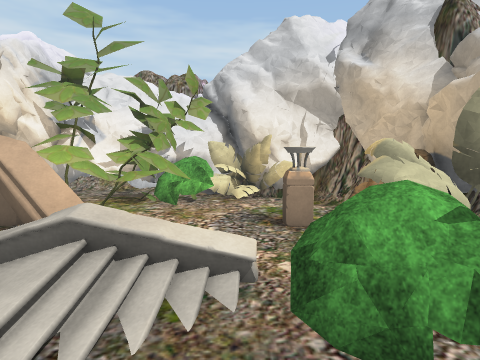
view 1 (above)

12 first-person views from a walk through a Unity game level. The camera is 1.3 m above the floor, tilts 6° down and sees 75° across. The floor is counted in squares, 1 m on a side. Each view is taken from the middle of a square. On the plan, view 1 faces up. The plan holds only what a view shows up to about 14 squares ahead; the rest is blank. The place goes on beyond the plan. Some surface patterns are stand-ins.

view 2
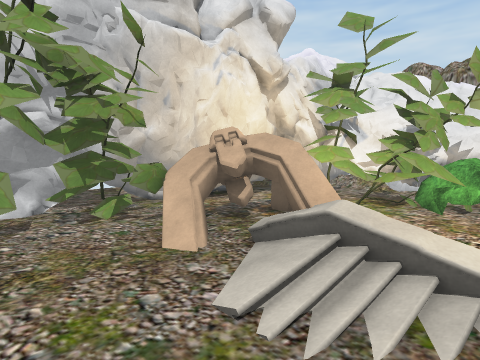

view 3
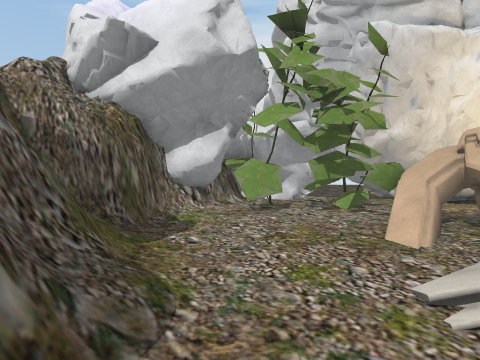

view 4
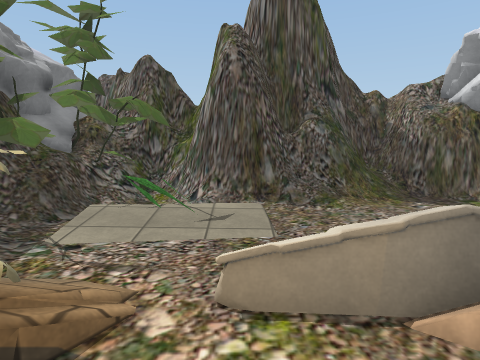

view 5
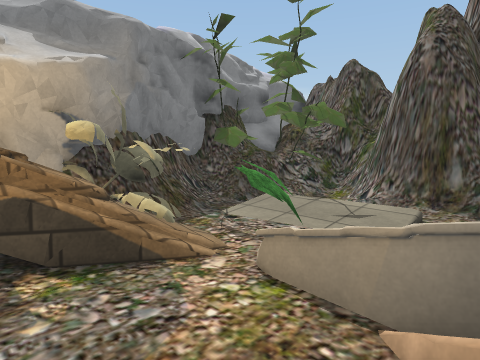

view 6
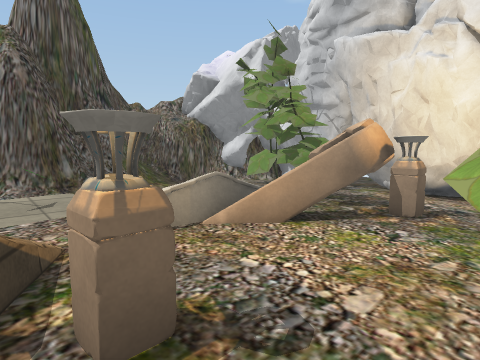

view 7
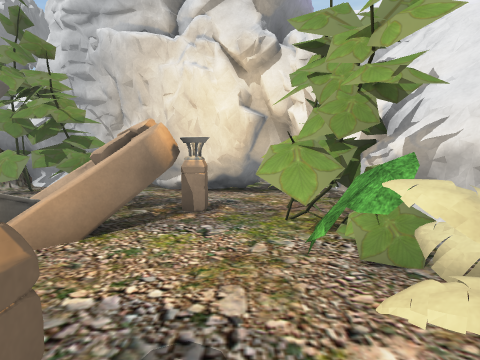

view 8
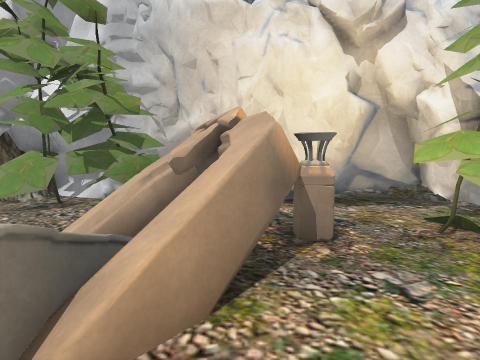

view 9
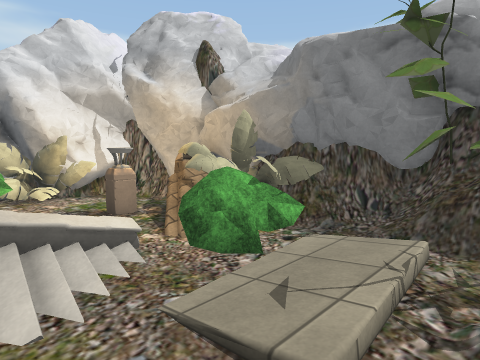

view 10
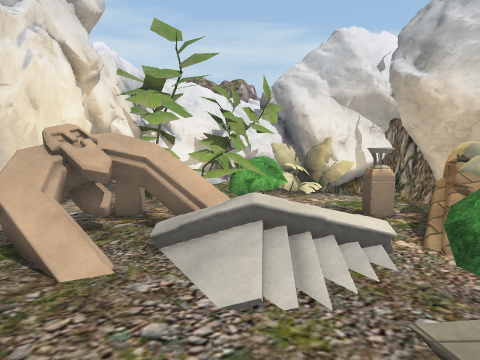

view 11
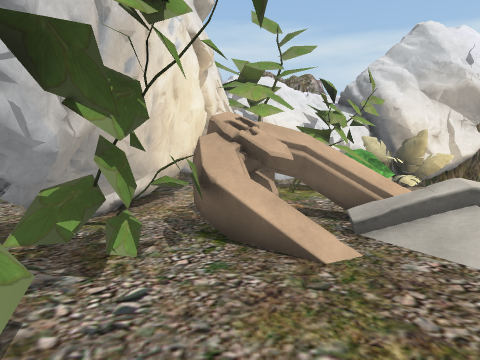

view 12
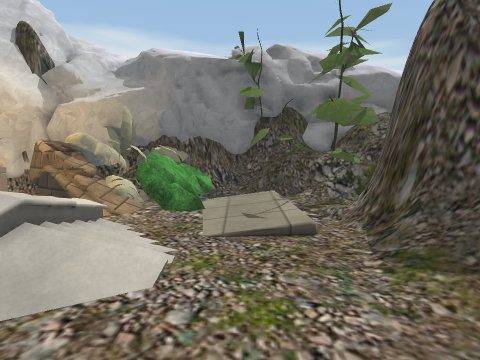

### Floor plan
Key: @ floor where view 1 was taken; # wall or solid block; . main floor; : floor 0.25 m higher than the main floor; / step, stairs or slope; = window, fence, low wall or low ledge; P plant; L lantern; O other object.
Columns run from 8 left of view 1 to 5 right of it. Each row starts with its distance up from view 1.
 10       ####
  9   #####PO###
  8   #OOOP./..#
  7  ##........##
  6  ##LL....L.O#
  5 ##OOOO....OO#
  4 ##OOOO/...OO#
  3 #OO#:.///.PO#
  2 #OO...//....##
  1 #OO.....:::/##
  0 #OO.....@///O#
 -1 ##..../=#/.###
 -2  ###/=####OO#
 -3   ##=########
 -4    ###

Positions as (right, up) in squares from view 1, and headings:
1: (0, 0), facing up
2: (0, 0), facing up-left
3: (1, 0), facing left
4: (0, 6), facing down
5: (-2, 6), facing down-right
6: (2, 8), facing down-left
7: (2, 7), facing left
8: (0, 5), facing left
9: (-2, -1), facing up-right
10: (-2, -1), facing up
11: (-5, -1), facing up
12: (-5, 1), facing right
